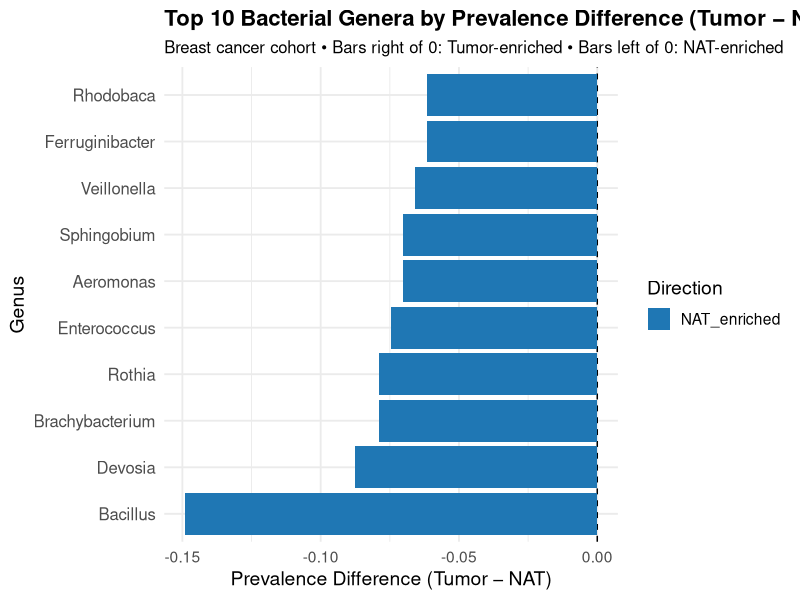

Source code (R):
setwd("C:/Users/sanyu/OneDrive/Desktop/Breast_new/Raw_data")
library(tidyverse)

df <- read.csv("mcnemar_test_results.csv")

# Top 10 taxa by absolute prevalence difference
top10 <- df %>%
  arrange(desc(abs(Prevalence_Diff))) %>%
  slice(1:10) %>%
  mutate(
    direction = factor(direction,
                       levels = c("NAT_enriched", "Tumor_enriched"))
  )

ggplot(
  top10,
  aes(
    x = reorder(Taxon, Prevalence_Diff),
    y = Prevalence_Diff,
    fill = direction
  )
) +
  geom_hline(yintercept = 0, linetype = "dashed") +
  geom_col() +
  coord_flip() +
  labs(
    title = "Top 10 Bacterial Genera by Prevalence Difference (Tumor − NAT)",
    subtitle = "Breast cancer cohort • Bars right of 0: Tumor-enriched • Bars left of 0: NAT-enriched",
    x = "Genus",
    y = "Prevalence Difference (Tumor − NAT)"
  ) +
  scale_fill_manual(
    values = c(
      "Tumor_enriched" = "#d62728",  # red
      "NAT_enriched"   = "#1f77b4"   # blue
    ),
    name = "Direction"
  ) +
  theme_minimal(base_size = 14) +
  theme(
    plot.title    = element_text(face = "bold", size = 16),
    plot.subtitle = element_text(size = 12),
    axis.text.y   = element_text(size = 12)
  )

X11()
